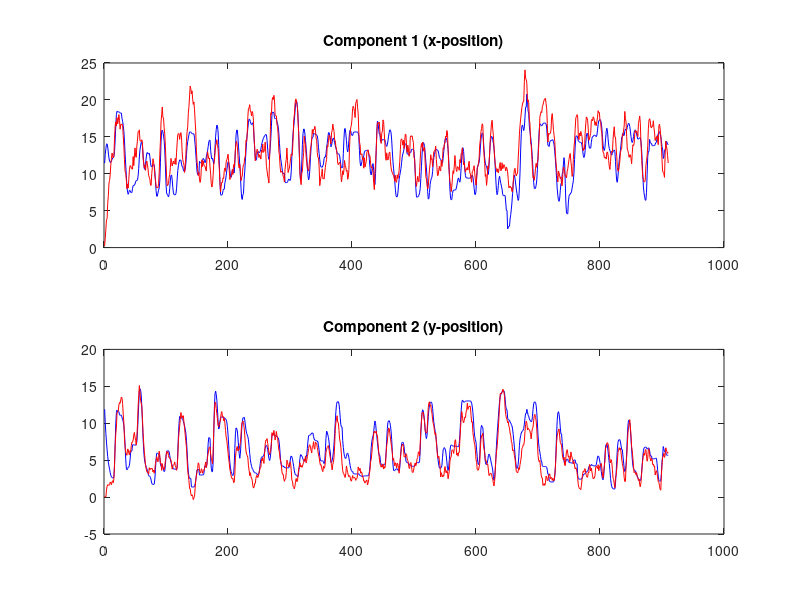

Reproduce this figure in MATLAB. (Note: this script raises an error after producing the figure.)
clear;
load midterm_train;
%Estimate parameters
x=kin';
y=rate';
M1=3100;
M2=910;
Ah=x(:,2:end)*x(:,1:end-1)'*inv(x(:,1:end-1)*x(:,1:end-1)');
Wh=(x(:,2:end)*x(:,2:end)'-Ah*x(:,1:end-1)*x(:,2:end)')/(M1-1);
Hh=y(:,1:end)*x(:,1:end)'*inv(x(:,1:end)*x(:,1:end)');
Qh=1/M1*(y(:,1:end)*y(:,1:end)'-Hh*x(:,1:end)*y(:,1:end)');
Wh=ceil(100 * Wh)/100; %appoximate Wh to 0.001


load midterm_test;
x2=kin';
y2=rate';
xh(:,1)=[0; 0; 0; 0];
P(:,:,1)=zeros(4,4);
xhminus(:,1)=[0; 0; 0; 0];
Pminus(:,:,1)=zeros(4,4);
K(:,:,1)=zeros(4,42);
for k=2:(M2+1)
    xhminus(:,k)=Ah*xh(:,k-1);
    Pminus(:,:,k)=Ah*P(:,:,k-1)*Ah'+Wh;
    K(:,:,k)=Pminus(:,:,k)*Hh'*inv(Hh*Pminus(:,:,k)*Hh'+Qh);
    xh(:,k)=xhminus(:,k)+K(:,:,k)*(y2(:,k-1)-Hh*xhminus(:,k));
    P(:,:,k)=(eye(4)-K(:,:,k)*Hh)*Pminus(:,:,k);
end

%Compare true and estimated states (for the first two components)
figure(1);
subplot(2,1,1);
plot(1:M2,x2(1,:),'b-');
hold on;
plot(1:M2,xh(1,2:911),'r-');
title('Component 1 (x-position)');
subplot(2,1,2);
plot(1:M2,x2(2,:),'b-');
hold on;
plot(1:M2,xh(2,2:911),'r-');
title('Component 2 (y-position)');

%Compute R^2 (component-wise) for filtering estimation
RSquaref(1) = 1-sum((x2(1,:)-xh(1,2:911)).^2)/(909*var(x2(1,:)));
RSquaref(2) = 1-sum((x2(2,:)-xh(2,2:911)).^2)/(909*var(x2(2,:)));
n=[20 50 100 500];
r=mvnrnd(zeros(1,4),eye(4),n(1))';
xseqmc(:,1)=zeros(4,1);
xtilt(:,:,1)=mvnrnd((Ah*r)',Wh);
wei(:,1)=zeros(n(1),1);
weinor(:,1)=zeros(n(1),1);
for i=2:(M2+1)
    xtilt(:,:,i)=mvnrnd((Ah*xtilt(:,:,i-1)')',Wh);
    wei(:,i)=mvnpdf(repmat(y2(:,i)',n(1),1),(Hh*xtilt(:,:,i)')',Qh);
    weinor(:,i)=wei(:,i)/sum(wei(:,i));
    xseqmc(:,i)=(weinor(:,i)'*xtilt(:,:,i))';
end


%%%Kalman filter model%%%
clear; 
%Work on training data to estimate parameters
load midterm_train; 
[M, C] = size(rate); %Row and column dimensions
%Centralize the data
mean_pos = mean(kin(:,1:2));  %Only need the positions (first 2 components of x) 
%ones(M,1) is M by 1 and mean_pos is 1 by 2
kin(:,1:2) = kin(:,1:2) - ones(M,1)*mean_pos;
mean_rate = mean(rate);
%# of rows of rate = # of rows of kin
rate = rate - ones(M,1)*mean_rate;

% Model identification
a = kin(2:M,:)'; 
b = kin(1:M-1,:)';
c = rate';  
d = kin';
%The definition of a, b, c and d smartly manipulates matrix multiplication
%in the closed-form formulae
%The estimates are denoted as Ah, Wh, Hh, and Qh
Ah = a*b'*inv(b*b');   
Wh = (a-Ah*b)*(a-Ah*b)'/(M-1);
Hh = c*d'*inv(d*d');   
Qh = (c-Hh*d)*(c-Hh*d)'/M;


%Neural decoding on test data by Kalman filter algorithm
%Loading test data has to be done here and we need to redefine dimensions
load midterm_test;
[M, C] = size(rate);
%C actually equals 42
%Here we use the mean values of the training data 
%since we "pretend" not to know kin in the test data
rate = rate - ones(M,1)*mean_rate;
d = size(kin,2);
%Define initial values of all estimates
x_minus = zeros(d, M);
x = zeros(d, M);
P_minus = zeros(d, d, M);
P = zeros(d, d, M);
K = zeros(d, C, M);

for k = 2:M
    % prior estimation
    P_minus(:,:,k) = Ah*P(:,:,k-1)*Ah'+Wh;
    x_minus(:,k) = Ah*x(:,k-1);
    % posterior estimation
    K(:,:,k) = P_minus(:,:,k)*Hh'*inv(Hh*P_minus(:,:,k)*Hh'+Qh);
    P(:,:,k) = (eye(d)-K(:,:,k)*Hh)*P_minus(:,:,k);
    x(:,k) = x_minus(:,k)+K(:,:,k)*(rate(k,:)'-Hh*x_minus(:,k));
end

%Centralization "recovery"
x(1:2,:) = x(1:2,:) + mean_pos'*ones(1,M);
x_minus(1:2,:) = x_minus(1:2,:) + mean_pos'*ones(1,M);  

%Show the decoding of x and y positions
figure(1);
subplot(2,1,1);
plot(1:M, kin(:,1),'r--','linewidth', 2);
hold on;
plot(1:M, x(1,:)','b--','linewidth',2); 
ylabel('x-position','FontSize', 10);
legend('True','Reconstructed','Location','best');
s1=subplot(2,1,1);
title(s1,'Reconstruction of KF Algorithm, x-position', 'Fontsize', 12);
subplot(2,1,2);
plot(1:M, kin(:,2),'r--','linewidth', 2);
hold on;
plot(1:M, x(2,:)','b--','linewidth',2);
ylabel('y-position','FontSize', 10);
legend('True','Reconstructed','Location','best');
s2=subplot(2,1,2);
title(s2,'Reconstruction of KF Algorithm, y-position', 'Fontsize', 12);
xlabel('time (t)');

% R^2 Error 
r2 = 1 - sum((x(1:2,:)'-kin(:,1:2)).^2)./ ...
                 sum((kin(:,1:2)-ones(M,1)*mean_pos).^2);  
disp(['R2 = ' num2str(r2)]);

% Sequential Monte Carlo algorithm
K = 20;   % sample size, subject to change
% initialize the sample data set
s = zeros(d,K,M);  
weight = ones(K,M)/K;  
Weight = cumsum(weight); %Accumulative weights
x_h = zeros(d,M);

for t = 2:M
   if mod(t,100) == 0
       disp(sprintf('t = %d', t));
   end
   r = rand(1,K);
   j = sum(Weight(:,t-1)*ones(1,K) < ones(K,1)*r)+1;
   s_p = s(:,j,t-1);
   s(:,:,t) = Ah*s_p + mvnrnd(zeros(1,d),Wh,K)';

   %compute the (log) likelihood
   for k = 1:K
         log_like(k,1) = -0.5*(log(det(Qh))+(rate(t,:)'-Hh*s(:,k,t))'...
            *inv(Qh)*(rate(t,:)'-Hh*s(:,k,t)));
   end      
   % the weights at step t
   weight(:,t) = ones(K,1)./sum(exp(ones(K,1)*log_like'-log_like*ones(1,K)),2);
   Weight(:,t) = cumsum(weight(:,t));
   % estimate the kinematics 
   x_h(:,t) = s(:,:,t)*weight(:,t);   
end
% centralization "recovery"
x_h(1:2,:) = x_h(1:2,:) + mean_pos'*ones(1,M);  
% show the decoding of x and y positions
figure(2);
subplot(2,1,1);
plot(1:M, kin(:,1),'r--','linewidth', 2);
hold on;
plot(1:M, x_h(1,:)','b--','linewidth', 2);
ylabel('x-position','FontSize', 10);
legend('True','Reconstructed','Location','best');
s1=subplot(2,1,1);
title(s1,'Reconstruction of SMC Algorithm, x-position (K=20)', 'Fontsize', 12);
subplot(2,1,2);
plot(1:M, kin(:,2),'r--','linewidth', 2);
hold on;
plot(1:M, x_h(2,:)','b--','linewidth', 2);
ylabel('y-position','FontSize', 10);
legend('True','Reconstructed','Location','best');
s2=subplot(2,1,2);
title(s2,'Reconstruction of SMC Algorithm, y-position (K=20)', 'Fontsize', 12);
xlabel('time (t)');

%R^2 Error 
r2 = 1 - sum((x_h(1:2,:)'-kin(:,1:2)).^2) ./ ...
                 sum((kin(:,1:2)-ones(M,1)*mean_pos).^2);  
disp(['R2 = ' num2str(r2)]);

